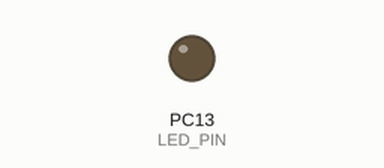
Simulated run of this sketch. Board: STM32 Blue Pill. Shown: output pins drawn as LEDs (lit = HIGH). EEPROM starts erased; what the sketch prints to the serial monitor is not drawn.

Above: at 2.5 s.
At 52.5 s:
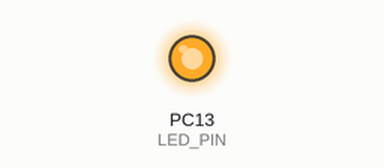
Timing chart, 0 to 53.4 s (numbered marks = the images above):
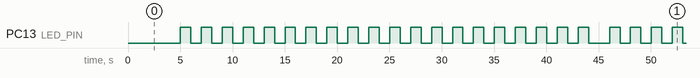

The sketch:

prime_logging_STM32F103C8T6_2E31.ino
```cpp
/* Prime numbers in Arduino C v5.4 2023/12/27 for STM32F103C8T6 */
#include <time.h>
#include <math.h>
#include <EEPROM.h>

#define END_PRIMES 6542
#define LED_PIN PC13

double start;
int column = 10;
int found = 4;   // we already know 2, 3, 5, 7
int divisors = found;
uint32_t last;
uint16_t primes[END_PRIMES] = {3, 5, 7}; // good for 2E32 in uint32_t

int is_prime(uint32_t number) {
  int prime = 1;
  for (int divider = 3; divider < (int)(sqrt(number)) + 1; divider += 2)
  {
    if (number % divider == 0)
    {
      prime = 0;
      break;
    }
  }
  return prime;
}

int find_primes(uint32_t limit) {
  for(uint32_t number=11; number < limit + 1; number += 2) {
    if( is_prime(number) == 1) {
      primes[found - 1] = number;
      found++;
    }
    if( found > END_PRIMES ) {
      Serial.print("Largest prime that fits into the RAM is ");
      Serial.print(number);
      Serial.print(".\nFor numbers larger than ");
      Serial.print((int)(number*number));
      Serial.print(" to ");
      Serial.print(last);
      Serial.print(" we will use the regular algorithm.");
      break;
    }
  }
  primes[found - 1] = limit;
  divisors = found - 1;
  return 1;
}

int is_prime_fast(uint32_t number) {
  uint32_t largest_divider = (int)(sqrt(number));
  int flag_prime = 1;
  for(int i=0; i < divisors; i++)
  {
    if(number % primes[i] == 0)
    {
      flag_prime = 0;
      break;
    }
    if(primes[i] >= largest_divider) // valid for smaller test numbers
    {
      break;
    }
  }
  // if( flag_prime == 1) && ()
  return flag_prime;
}

void elapsed_time(int seconds) {
  int hours = (int)seconds/3600;
  int minutes = (int)(seconds/60 - hours*60);
  int sec = (int)(seconds - minutes*60 - hours*3600);
  Serial.print(" ");
  Serial.print(hours);
  Serial.print("h ");
  Serial.print(minutes);
  Serial.print("min ");
  Serial.print(sec);
  Serial.print("s ");
}

void setup() {
  Serial.begin(74880);
  pinMode(LED_PIN, OUTPUT);
  digitalWrite(LED_PIN,LOW);
  for (int i = 0; i < 3; i++) {
    Serial.print(".");
    delay(1000);
  }
  const uint32_t scope[] = {2147483647, 4294967295}; //
  const int reference[] = {105097564, 203280221};    //

  // previous run
  Serial.print("\nResults of previous prime calculations STM32F103C8T6:\n");
  Serial.print("    last        seconds   \n");
  for(int i = 0; i < 2; i++) {
    int spaces = 12 - (int)log10(scope[i]);
    for(int j = 0; j < spaces; j++) {
      Serial.print(" ");
    }
    Serial.print(scope[i]);
    Serial.print("    ");
    float last_time;
    EEPROM.get(i * 4 + 1, last_time);
    Serial.print(last_time, 6);
    Serial.print("\n");
  }

  // start calculating just for 2E31 and 2E32
  for (int i = 0; i < 2; i++)
  {
    last = scope[i];
    found = 4;   // we already know 2, 3, 5, 7
    Serial.println("\n\nPrime v5.4 in Arduino C - 2023/12/27");
    Serial.print("Calculating until ");
    Serial.println(last);
    start = millis();
    int largest_divider = (int)(sqrt(last));
    if(largest_divider % 2 == 0)
    {
      largest_divider += 1;
    }
    find_primes(largest_divider);
    Serial.print("Found ");
    Serial.print(found);
    Serial.print(" primes until ");
    Serial.print(largest_divider);
    Serial.print(" to use as divisors.\n");
    int dot = millis();
    int column = 0;
    for(uint32_t number = largest_divider + 2; number < last; number += 2)
    {
      found += is_prime_fast(number);
      if((millis() - dot) > 1000) {
        Serial.print(".");
        dot = millis();
        column += 1;
        if(column % 2 == 0) {
          digitalWrite(LED_PIN, HIGH);
        }
        else
        {
          digitalWrite(LED_PIN, LOW);
        }
        if(column > 40) {
          column = 0;
          elapsed_time((millis()-start)/1000);
          Serial.print(" - ");
          Serial.print(number);
          Serial.print(" ");
          Serial.print((number / (last / 100.0)), 3);
          Serial.print("% \n");
        }
      }
    }
    float duration = (millis() - start)/1000;
//    float duration = (micros() - start)/1000000; // use micros() for more precision in runtimes < 70 minutes
    if(duration > 2) {
      Serial.print("\n");
    }
    Serial.print("Found ");
    Serial.print(found);
    Serial.print(" prime numbers. It should be ");
    Serial.print(reference[i]);
    Serial.print(".\nThis took ");
    Serial.print(duration, 6);
    Serial.print(" seconds.");
    elapsed_time(duration);
    EEPROM.put(i * 4 + 1, duration);
  }
  Serial.print("\n");
}

void loop() {  // program finished, just keep printing some dots
  for(int i = 0; i < 80; i++) {
    Serial.print(".");
    for(int x = 0; x < 100; x++) {
      digitalWrite(LED_PIN, HIGH);
      delay(20);
      digitalWrite(LED_PIN, LOW);
      delay(30);
    }
  }
  Serial.print(".\n");
}
```

Measured:
- by itself, PC13 (LED_PIN): repeats every 41.0 s: HIGH 1.0 s, LOW 2.0 s, 19 × (HIGH 1.0 s, LOW 1.0 s)
- by itself, everything shown: repeats every 33.0 s, in 32 steps
